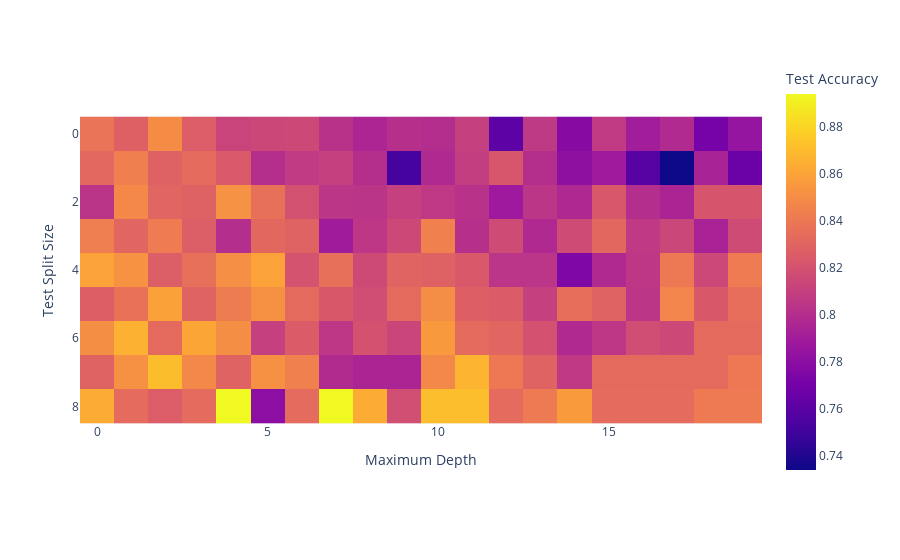

Here is the notebook cell this chart was saved with:
### Code cell
fig = px.imshow(test, labels = {'x':'Maximum Depth', 'y':'Test Split Size', 'color':'Test Accuracy'})
fig

### Figure 1 — Plotly figure (JSON) as saved in the notebook; plotly's stock layout.template omitted (floating-point values rounded to 4 significant figures; data arrays with more than 128 entries replaced by an {"elided": "..."} marker saying what was removed)
{"data": [{"coloraxis": "coloraxis", "hovertemplate": "Maximum Depth: %{x}<br>Test Split Size: %{y}<br>Test Accuracy: %{z}<extra></extra>", "name": "0", "type": "heatmap", "xaxis": "x", "yaxis": "y", "z": {"elided": "9x20 float values"}}], "layout": {"coloraxis": {"colorbar": {"title": {"text": "Test Accuracy"}}, "colorscale": [[0, "#0d0887"], [0.1111, "#46039f"], [0.2222, "#7201a8"], [0.3333, "#9c179e"], [0.4444, "#bd3786"], [0.5556, "#d8576b"], [0.6667, "#ed7953"], [0.7778, "#fb9f3a"], [0.8889, "#fdca26"], [1, "#f0f921"]]}, "margin": {"t": 60}, "xaxis": {"anchor": "y", "constrain": "domain", "domain": [0, 1], "scaleanchor": "y", "title": {"text": "Maximum Depth"}}, "yaxis": {"anchor": "x", "autorange": "reversed", "constrain": "domain", "domain": [0, 1], "title": {"text": "Test Split Size"}}}}
